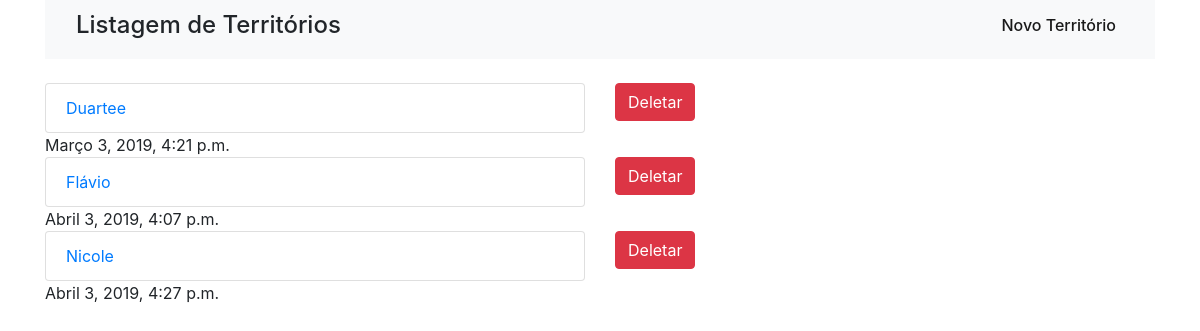
Screenshot of /territorio/territorio_list/ with the database file from the repository.
### territorio/models.py (models this page shows, shortened)
class Atualizacao_territorio(models.Model):
    data_de_inicio = models.DateTimeField('Data de Início')
    data_ultima_vez_trabalhado = models.DateTimeField('Data da última vez trabalhado', null=True)
    dirigente = models.CharField(max_length=30, blank=False)
    quadras = models.CharField(max_length=50, blank=False)
    data_de_termino = models.DateTimeField('Data de Término', null=True, blank=True)
    territorio_finalizado = models.BooleanField(default=False)

### territorio/views.py (the view)
# urls.py: path('territorio_list/', territorio_list, name="territorio_list" ),
def territorio_list(request):
    atualizacao_territorios = Atualizacao_territorio.objects.all()
    return render(request, "territorios.html", {'atualizacao_territorios': atualizacao_territorios})

### territorio/templates/territorios.html (shortened to what this page needs)
{% extends 'base.html' %}
{% block content %}
<nav class="navbar navbar-expand-lg navbar-light bg-light">
    <div class="container">
        <div class="row">
            <div class="col">
                <h4>Listagem de Territórios</h4>
            </div>
        </div>
        <div class="row">
            <div class="col">
                <ul class="navbar-nav mr-auto">
                    <li class="nav-item active">
                        <a class="nav-link" href="{% url  'atualizacao' %}"><h6>Novo Território </h6><span class="sr-only">(current)</span></a>
                    </li>
                </ul>
            </div>
        </div>
    </div>
</nav>
<br />
{% for atualizacao_territorio in atualizacao_territorios %}
<div class="row">
        <div class="col-sm">
                <div class="list-group">
                        <a href="{% url  'territorios_update' atualizacao_territorio.id %}" class="list-group-item">{{ atualizacao_territorio.dirigente }}</a>
                        {{ atualizacao_territorio.data_ultima_vez_trabalhado }}
                </div>
        </div>
        <div class="col-sm">
                        <a href="{% url 'territorios_delete' atualizacao_territorio.id %}" class="btn btn-danger">Deletar</a>
        </div>
</div>
{% endfor %}
{% endblock %}

### rows the page displays
Atualizacao_territorio: dirigente "Duartee", data_ultima_vez_trabalhado "Março 3, 2019, 4:21 p.m."
Atualizacao_territorio: dirigente "Flávio", data_ultima_vez_trabalhado "Abril 3, 2019, 4:07 p.m."
Atualizacao_territorio: dirigente "Nicole", data_ultima_vez_trabalhado "Abril 3, 2019, 4:27 p.m."
